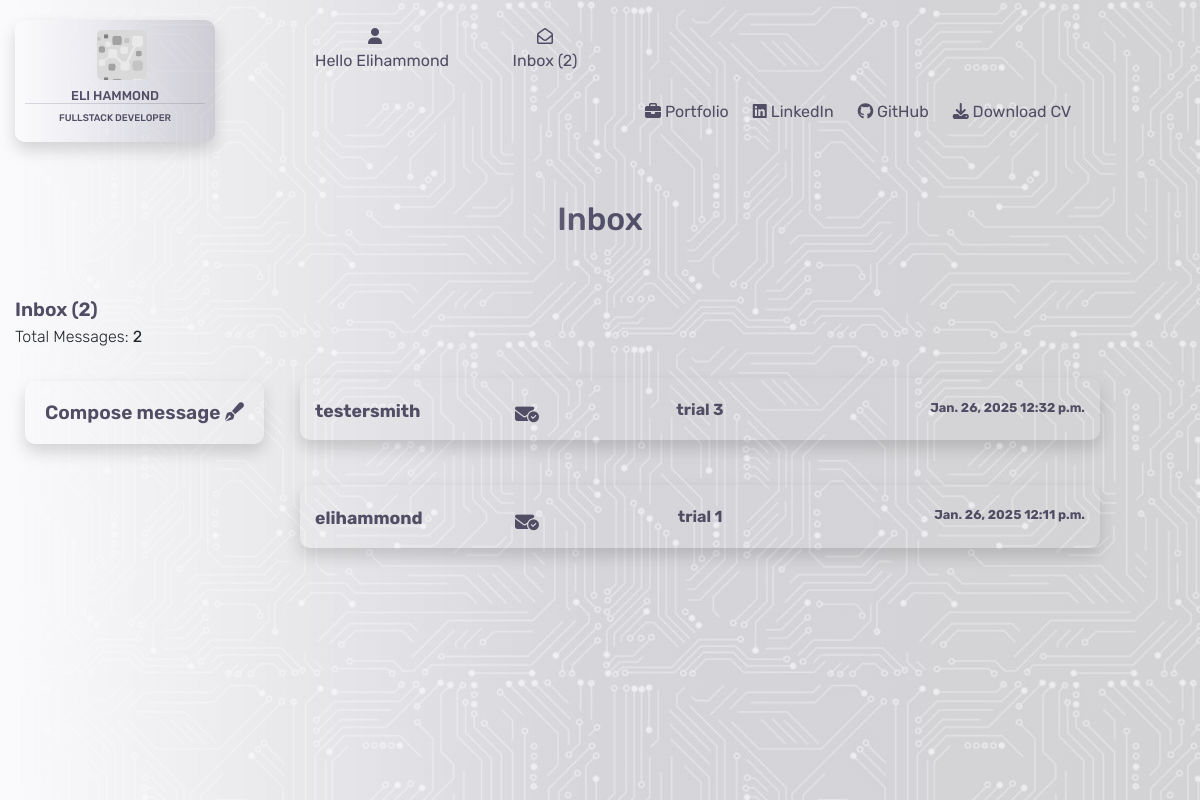
Page /contacts/ (signed in) on the earlier database version.
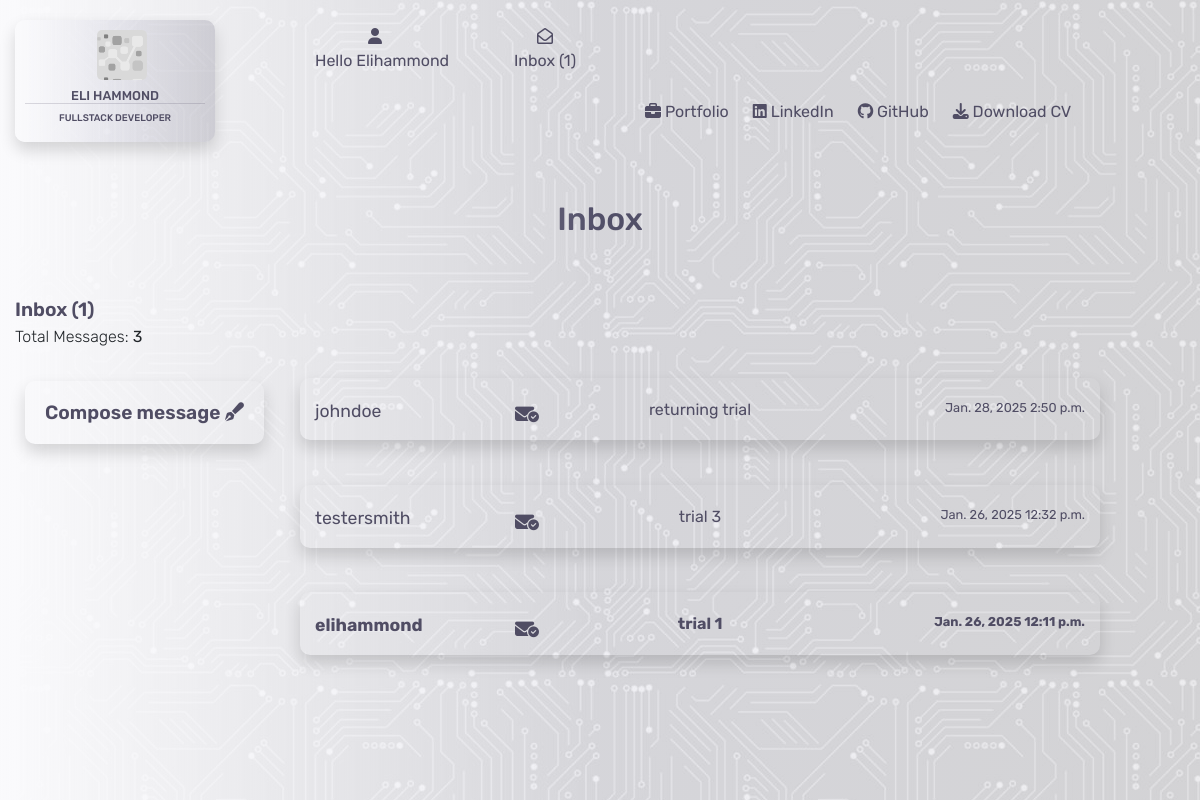
Same page on the later database version.
### contacts/models.py (models this page shows)
class Contacts(models.Model):
    class Meta:
        verbose_name_plural = "Contacts"
    name = models.CharField(max_length=26)
    send_to = models.CharField(max_length=240)
    subject = models.CharField(max_length=52, null=True, blank=True)
    email = models.EmailField()
    phone = models.IntegerField()
    message = models.TextField()
    date = models.DateField(auto_now_add=True)
    time = models.TimeField(auto_now_add=True)
    read = models.BooleanField(default=False)

### contacts/views.py (the view)
# urls.py: path('', views.contacts, name='contacts'),
@login_required
def contacts(request):
    inbox = Contacts.objects.all().order_by('-date', '-time')
    context = {
        'inbox': inbox,
    }
    return render(request, 'contacts/contacts.html', context)

### contacts/contexts.py (called while the page is built)
def contacts_inbox(request):
    user = request.user.id
    if user:
        user_inbox = get_object_or_404(User, username=request.user)
        inbox = Contacts.objects.filter(send_to=user_inbox)
        unread_messages = inbox.filter(read=False).count()
        print(unread_messages)
        message_count = len(inbox)
        print(int(message_count))
        context = {
            'inbox': inbox,
            'message_count': message_count,
            'unread_messages': unread_messages
        }
    else:
        inbox = Contacts.objects.all()
        context = {
            'inbox': inbox
        }
    return context

### contacts/templates/contacts/contacts.html (shortened to what this page needs)
{% extends "base.html" %}
{% load static %}
{% block content %}
<div class="container-fluid">
    <div class="row">
        <div class="col-4"></div>
        <div class="col-4">
            <h2 class="header">Inbox</h2>
        </div>
        <div class="col-4"></div>
    </div>
    <div class="inbox-header">
        Inbox ({{ unread_messages }})
    </div>
    <div class="inbox-subheader">
        Total Messages: <strong>{{ message_count }}</strong>
    </div>
    <div class="inbox-header">
        <a href="{% url 'compose_message' %}" class="compose shadow">Compose message <i class="fa-solid fa-pen-fancy"></i></a>
    </div>
    {% for i in inbox %}
    <div class="row">
        <div class="col-3">
        </div>
        {% if i.send_to == user.username %}
        <div class="col-8">
            <div {% if i.read %}class="opened-message"{% endif %}>
                <a href="{% url 'open_message' i.id %}">
                    <div class="row message-container shadow">
                        <div class="col-3">
                            <p class="inbox-name new-message">{{ i.name }}</p>
                        </div>
                        <div class="col-6">
                            {% if i.subject %}
                            <p class="inbox-subject new-message">{{ i.subject }}</p>
                            {% else %}
                            <p class="inbox-subject new-message">no subject</p>
                            {% endif %}
                        </div>
                        <div class="col-3">
                            <p class="inbox-date-time new-message">{{ i.date }} {{ i.time }}</p>
                        </div>
                    </div>
                </a>
                <p>
                    <a href="{% url 'mark_unread' i.id %}" class="unread" title="Mark as unread">
                        <i class="fa-solid fa-envelope-circle-check"></i>
                    </a>
                </p>
            </div>
        </div>
        {% endif %}
        <div class="col-1"></div>
    </div>
    {% endfor %}
</div>
{% endblock %}

### templates/base.html (shortened to what this page needs)
{% load static %}
<!DOCTYPE html>
<html lang="en">
<head>
    {% block corecss %}
        <link rel="stylesheet" href="https://stackpath.bootstrapcdn.com/bootstrap/4.4.1/css/bootstrap.min.css">
        <link rel="stylesheet" href="https://cdnjs.cloudflare.com/ajax/libs/font-awesome/6.6.0/css/all.min.css">
        <link rel="stylesheet" href="https://cdnjs.cloudflare.com/ajax/libs/font-awesome/6.6.0/css/all.min.css">
        <link rel="stylesheet" href="{% static 'css/base.css' %}">
    {% endblock %}
</head>
<body>
    <div class="opaque"></div>
    <header>
        <nav>
            <div class="container-fluid">
                <div class="row">
                    <div class="col-md-3">
                        <a href="{% url 'home' %}">
                            <div class="logo shadow">
                                <div class="logo-logo"></div>
                                <h5>Eli Hammond</h5>
                                <h6>Fullstack Developer</h6>
                            </div>
                        </a>
                    </div>
                    <div class="col-md-3">
                        <div class="row">
                            <div class="col-md-6">
                                <div class="dropdown">
                                    <div class="dropbtn">
                                        <div class="icon"><i class="fa-solid fa-user"></i></div>
                                        {% if request.user.is_authenticated %}
                                            <div class="hello">
                                                Hello {{ user.username|capfirst }}
                                            </div>
                                        {% else %}
                                            Login/Register
                                        {% endif %}
                                    </div>
                                </div>
                            </div>
                            <div class="col-md-6">
                                {% if request.user.is_authenticated %}
                                    <div class="message-box">
                                        <a href="{% url 'contacts' %}">
                                            <div class="icon"><i class="fa-regular fa-envelope-open"></i></div>
                                            Inbox ({{ unread_messages }})
                                        </a>
                                    </div>
                                {% endif %}
                            </div>
                        </div>
                    </div>
                    <div class="col-md-6">
                    </div>
                </div>
                <div class="row bottom-header">
                    <div class="col-md-6"></div>
                    <div class="col-md-6 d-none d-lg-block">
                        <ul>
                            <li>
                                <a href="{% url 'portfolio' %}">{% block custom_style %}<i class="fa-solid fa-briefcase"></i> Portfolio{% endblock %}</a>
                            </li>
                            <li>
                                <a href="https://www.linkedin.com/in/elliot-hammond-286739298/" target="_blank"><i class="fa-brands fa-linkedin"></i> LinkedIn</a>
                            </li>
                            <li>
                                <a href="https://github.com/e-h-dev" target="_blank"><i class="fa-brands fa-github"></i> GitHub</a>
                            </li>
                            <li>
                                <a href=""><i class="fa-solid fa-download"></i> Download CV</a>
                            </li>
                        </ul>
                    </div>
                </div>
            </div>
        </nav>
    </header>
    {% block content %}
    {% endblock %}
</body>
</html>

### static/css/base.css (style rules this page uses)
:root { --main-font:Rubik; --text-color:rgb(80, 77, 100); }
body { background-image: url('/media/background-image.jpg'); }
header { height:200px; }
.logo-logo { background-image: url("/media/small-logo.png"); height:50px; width:50px; position: relative; left:40%; background-size: contain; border-radius: 5px; z-index: -9999999999999999999999; }
.logo { height:100; width:200px; border-radius: 10px; position: relative; top:20px; z-index: 9999999999; font-family: var(--main-font); color:rgb(80, 77, 100); padding:10px; text-transform: uppercase; background-image: linear-gradient(to right, #fafafc, rgba(103, 102, 146, 0.1), rgba(80, 77, 100, 0.2)); }
.logo h5 { text-align: center; font-size: 0.8rem; padding-top: 8px; border-bottom: 1px solid rgba(80, 77, 100, 0.2); }
.logo h6 { text-align: center; font-size: 0.6rem; }
.hello { width:max-content; }
.bottom-header { position: absolute; top:100px; width:90vw; left:100px; }
.opaque { background-image: linear-gradient(to right, #fafafc, rgba(103, 102, 146, 0.1), rgba(80, 77, 100, 0.1)); height:100vh; width:100vw; z-index: 1; position: fixed; }
ul { list-style: none; position: relative; padding-left:5px; z-index: 2; }
li a { color:rgb(80, 77, 100); font-family: var(--main-font); font-size: 1rem; padding-right: 1.5rem; float: left; }
.dropbtn { color: rgb(80, 77, 100); font-size: 16px; top:25px; text-align: center; font-family: var(--main-font); border: none; position: relative; z-index:1; cursor: pointer; }
.message-box { font-family: var(--main-font); color: rgb(80, 77, 100); position: relative; top:25px; left:20px; text-align: center; z-index: 2; }
.message-box a { color:var(--text-color); }
.icon { position: inherit; text-align: center; font-size: 1rem; }
.header { font-family: var(--main-font); color: rgb(80, 77, 100); text-align: center; padding-bottom: 50px; }
.col-md-6 { width:90%; }
.inbox-header { position: relative; z-index: 2; font-family: var(--main-font); font-size: 1.2rem; color: var(--text-color); font-weight: 600; }
.inbox-subheader { position: relative; z-index: 2; font-size: 1 rem; font-weight: 300; font-family: var(--main-font); color: var(--main-font); }
.compose { color:var(--text-color); margin:10px; border-radius: 10px; padding: 20px; position: relative; top:50px; }
.message-container { color: var(--text-color); font-family: var(--main-font); position: relative; z-index: 2; padding-top: 20px; border-radius: 10px; }
.new-message { font-weight: bolder; }
.opened-message { font-weight: 200; }
.inbox-name { font-size: 1.1rem; }
.inbox-subject { font-size: 1rem; text-align: center; }
.inbox-date-time { font-size: 0.8rem; text-align: right; }
.unread { position: relative; bottom:40px; left:200px; z-index: 2; color: var(--text-color); font-size: 1.2rem; }

Differences in the rows shown:
added Contacts: name "johndoe", subject "returning trial", date "Jan. 28, 2025", time "2:50 p.m.", read True (drawn)
changed Contacts "testersmith": read False → True (drawn)
Other differences:
{{ unread_messages }}: "2" → "1"
{{ message_count }}: "2" → "3"
